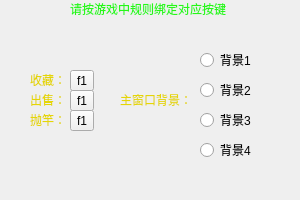
<?xml version="1.0" encoding="UTF-8"?>
<ui version="4.0">
 <class>SettingWindow</class>
 <widget class="QWidget" name="SettingWindow">
  <property name="geometry">
   <rect>
    <x>0</x>
    <y>0</y>
    <width>300</width>
    <height>200</height>
   </rect>
  </property>
  <property name="windowTitle">
   <string>设置</string>
  </property>
  <property name="windowIcon">
   <iconset>
    <normalon>resources/tools_icon.png</normalon>
   </iconset>
  </property>
  <property name="autoFillBackground">
   <bool>false</bool>
  </property>
  <property name="styleSheet">
   <string notr="true"/>
  </property>
  <widget class="QLabel" name="collect_label">
   <property name="geometry">
    <rect>
     <x>30</x>
     <y>70</y>
     <width>31</width>
     <height>20</height>
    </rect>
   </property>
   <property name="text">
    <string>&lt;html&gt;&lt;head/&gt;&lt;body&gt;&lt;p&gt;&lt;span style=&quot; color:#e5d605;&quot;&gt;收藏：&lt;/span&gt;&lt;/p&gt;&lt;/body&gt;&lt;/html&gt;</string>
   </property>
   <property name="textFormat">
    <enum>Qt::RichText</enum>
   </property>
  </widget>
  <widget class="QLabel" name="sale_label">
   <property name="geometry">
    <rect>
     <x>30</x>
     <y>90</y>
     <width>31</width>
     <height>20</height>
    </rect>
   </property>
   <property name="layoutDirection">
    <enum>Qt::LeftToRight</enum>
   </property>
   <property name="text">
    <string>&lt;html&gt;&lt;head/&gt;&lt;body&gt;&lt;p&gt;&lt;span style=&quot; color:#e5d605;&quot;&gt;出售：&lt;/span&gt;&lt;/p&gt;&lt;/body&gt;&lt;/html&gt;</string>
   </property>
   <property name="textFormat">
    <enum>Qt::RichText</enum>
   </property>
  </widget>
  <widget class="QLabel" name="tips_label">
   <property name="geometry">
    <rect>
     <x>70</x>
     <y>0</y>
     <width>161</width>
     <height>51</height>
    </rect>
   </property>
   <property name="styleSheet">
    <string notr="true"/>
   </property>
   <property name="text">
    <string>&lt;html&gt;&lt;head/&gt;&lt;body&gt;&lt;p&gt;&lt;span style=&quot; color:#26f717;&quot;&gt;请按游戏中规则绑定对应按键&lt;/span&gt;&lt;/p&gt;&lt;/body&gt;&lt;/html&gt;</string>
   </property>
   <property name="textFormat">
    <enum>Qt::RichText</enum>
   </property>
   <property name="alignment">
    <set>Qt::AlignLeading|Qt::AlignLeft|Qt::AlignTop</set>
   </property>
   <property name="wordWrap">
    <bool>true</bool>
   </property>
  </widget>
  <widget class="QToolButton" name="sale_toolButton">
   <property name="geometry">
    <rect>
     <x>70</x>
     <y>90</y>
     <width>24</width>
     <height>21</height>
    </rect>
   </property>
   <property name="text">
    <string>f1</string>
   </property>
  </widget>
  <widget class="QLabel" name="throw_label">
   <property name="geometry">
    <rect>
     <x>30</x>
     <y>110</y>
     <width>31</width>
     <height>20</height>
    </rect>
   </property>
   <property name="text">
    <string>&lt;html&gt;&lt;head/&gt;&lt;body&gt;&lt;p&gt;&lt;span style=&quot; color:#e5d605;&quot;&gt;抛竿：&lt;/span&gt;&lt;/p&gt;&lt;/body&gt;&lt;/html&gt;</string>
   </property>
   <property name="textFormat">
    <enum>Qt::RichText</enum>
   </property>
  </widget>
  <widget class="QToolButton" name="throw_toolButton">
   <property name="geometry">
    <rect>
     <x>70</x>
     <y>110</y>
     <width>24</width>
     <height>21</height>
    </rect>
   </property>
   <property name="text">
    <string>f1</string>
   </property>
  </widget>
  <widget class="QLabel" name="bg_title">
   <property name="geometry">
    <rect>
     <x>120</x>
     <y>90</y>
     <width>71</width>
     <height>20</height>
    </rect>
   </property>
   <property name="text">
    <string>&lt;html&gt;&lt;head/&gt;&lt;body&gt;&lt;p&gt;&lt;span style=&quot; color:#e5d605;&quot;&gt;主窗口背景：&lt;/span&gt;&lt;/p&gt;&lt;/body&gt;&lt;/html&gt;</string>
   </property>
   <property name="textFormat">
    <enum>Qt::RichText</enum>
   </property>
  </widget>
  <widget class="QLabel" name="bg_label">
   <property name="geometry">
    <rect>
     <x>0</x>
     <y>0</y>
     <width>301</width>
     <height>201</height>
    </rect>
   </property>
   <property name="styleSheet">
    <string notr="true"/>
   </property>
   <property name="text">
    <string/>
   </property>
  </widget>
  <widget class="QToolButton" name="collect_toolButton">
   <property name="geometry">
    <rect>
     <x>70</x>
     <y>70</y>
     <width>24</width>
     <height>21</height>
    </rect>
   </property>
   <property name="text">
    <string>f1</string>
   </property>
  </widget>
  <widget class="QRadioButton" name="bg_radioButton">
   <property name="geometry">
    <rect>
     <x>200</x>
     <y>50</y>
     <width>60</width>
     <height>20</height>
    </rect>
   </property>
   <property name="text">
    <string>背景1</string>
   </property>
  </widget>
  <widget class="QRadioButton" name="bg_radioButton_2">
   <property name="geometry">
    <rect>
     <x>200</x>
     <y>80</y>
     <width>60</width>
     <height>20</height>
    </rect>
   </property>
   <property name="text">
    <string>背景2</string>
   </property>
  </widget>
  <widget class="QRadioButton" name="bg_radioButton_3">
   <property name="geometry">
    <rect>
     <x>200</x>
     <y>110</y>
     <width>60</width>
     <height>20</height>
    </rect>
   </property>
   <property name="text">
    <string>背景3</string>
   </property>
  </widget>
  <widget class="QRadioButton" name="bg_radioButton_4">
   <property name="geometry">
    <rect>
     <x>200</x>
     <y>140</y>
     <width>60</width>
     <height>20</height>
    </rect>
   </property>
   <property name="text">
    <string>背景4</string>
   </property>
  </widget>
  <zorder>bg_label</zorder>
  <zorder>collect_label</zorder>
  <zorder>sale_label</zorder>
  <zorder>tips_label</zorder>
  <zorder>sale_toolButton</zorder>
  <zorder>throw_label</zorder>
  <zorder>throw_toolButton</zorder>
  <zorder>bg_title</zorder>
  <zorder>collect_toolButton</zorder>
  <zorder>bg_radioButton</zorder>
  <zorder>bg_radioButton_2</zorder>
  <zorder>bg_radioButton_3</zorder>
  <zorder>bg_radioButton_4</zorder>
 </widget>
 <resources/>
 <connections/>
</ui>
